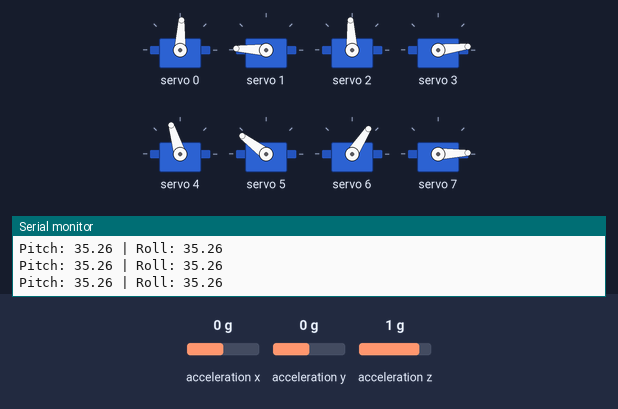
The sketch below on a simulated Arduino Uno, built for the host (arithmetic inside an expression is 32-bit, double 64-bit). Parts: 8 × servo, the last lines printed to the serial monitor. Wiring (inferred from the names in the program): MPU-6050 motion sensor at I2C address 0x68. The inputs (shaded band) are chosen by the test bench; at power-on: acceleration x 0 g, acceleration y 0 g, acceleration z 1 g. An integer division by zero does not stop the program and gives all ones (-1).

Above: at 1.6 s.
1.7 s: acceleration x set to -1.4 g
At 2.39 s:
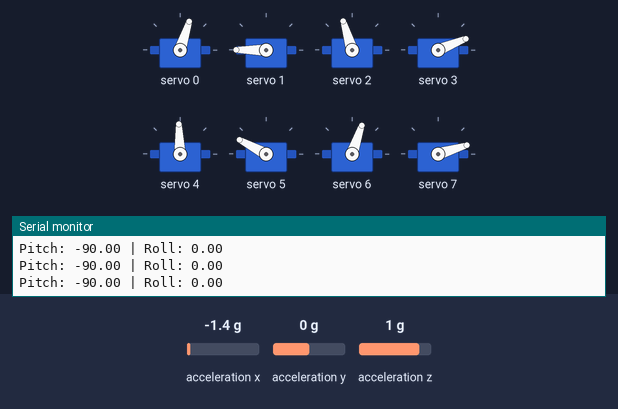
4.7 s: acceleration y set to -1.4 g
At 4.85 s:
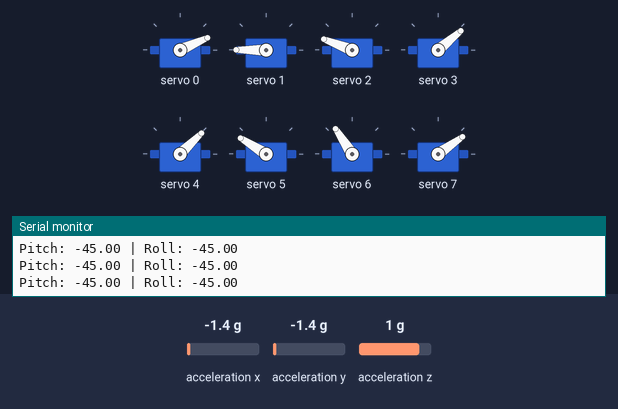
7.7 s: acceleration z set to -1.4 g
At 7.89 s:
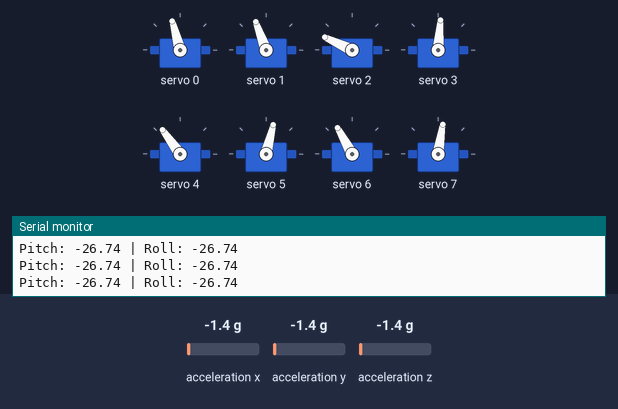
10.7 s: acceleration x set to 0 g
At 12.51 s:
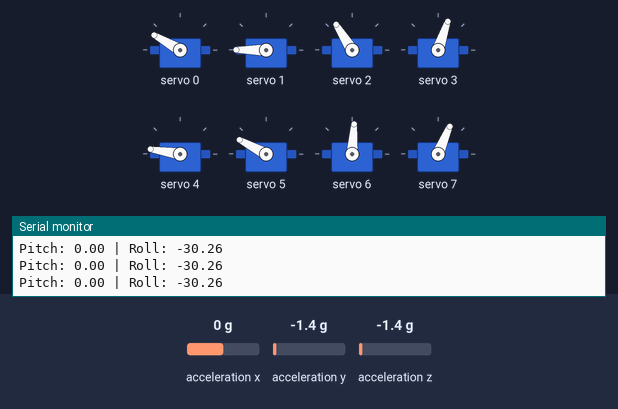
13.7 s: acceleration x set to 1.4 g
At 15.7 s:
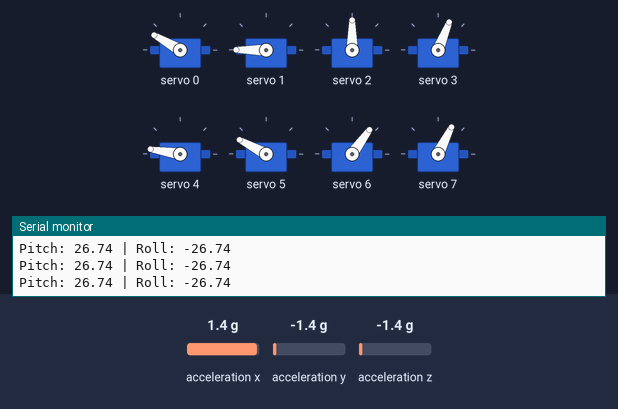
16.2 s: acceleration y set to -0.8 g
At 17.0 s:
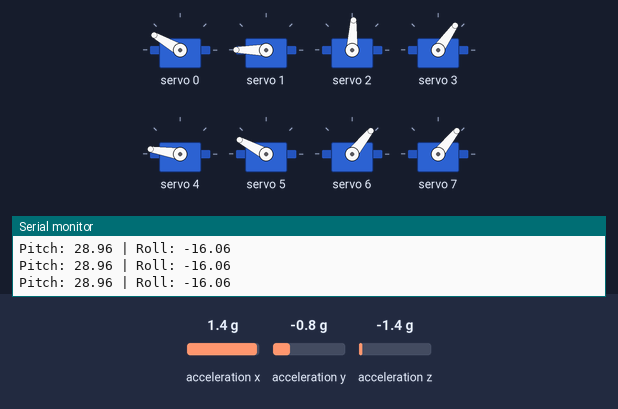
Timing chart, 0 to 20.2 s (numbered marks = the images above; inputs shaded):
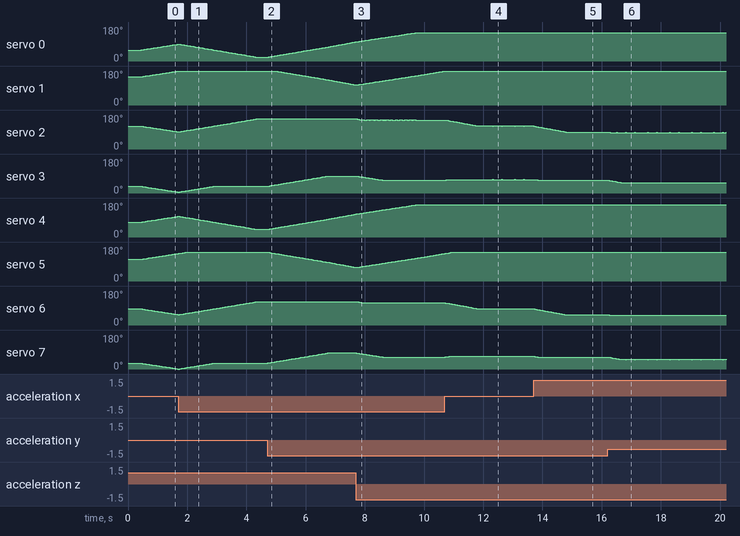

The sketch:

testtilt1.ino
```cpp
#include <Wire.h>
#include <Adafruit_PWMServoDriver.h>

// Fix missing debug/config symbols expected by AsyncServo
bool debug2 = false;
bool plotter = false;
int debug_servo = 0;
bool use_ramp = false;
bool amp_active = false;
void amperage_check(int dummy) {}
void set_ramp(int servoID, float baseSpeed, int r1, int r2, int r3, int r4) {}

#include "MPU6050_conf.h"
#include "NovaServos.h"
#include "AsyncServo.h"

// Servo controller and object array
Adafruit_PWMServoDriver pwm = Adafruit_PWMServoDriver();
AsyncServo* servo[TOTAL_SERVOS];

// Balancing parameters
float pitch, roll;
float balanceSensitivity = 3.0; // Tweak for more/less correction

void setup() {
  Serial.begin(115200);
  Wire.begin();

  // MPU6050 setup
  initMPU6050();
  calibrateMPU6050(gyroBias, accelBias);
  getAres();
  getGres();

  // PCA9685 setup
  pwm.begin();
  pwm.setPWMFreq(60);

  // Servo initialization
  for (int i = 0; i < TOTAL_SERVOS; i++) {
    servo[i] = new AsyncServo(&pwm, i);
    servoPos[i] = servoHome[i];
    targetPos[i] = servoHome[i];
    servoSpeed[i] = 5;
    activeServo[i] = 1;
  }

  Serial.println("Self-balancing initialized.");
}

void loop() {
  readAngles();
  applyBalanceCorrection();

  for (int i = 0; i < TOTAL_SERVOS; i++) {
    servo[i]->Update();
  }

  delay(10);
}

void readAngles() {
  readAccelData(accelCount);
  ax = (float)accelCount[0] * aRes - accelBias[0];
  ay = (float)accelCount[1] * aRes - accelBias[1];
  az = (float)accelCount[2] * aRes - accelBias[2];

  pitch = atan2(ax, sqrt(ay * ay + az * az)) * 180.0 / PI;
  roll  = atan2(ay, sqrt(ax * ax + az * az)) * 180.0 / PI;

  Serial.print("Pitch: ");
  Serial.print(pitch);
  Serial.print(" | Roll: ");
  Serial.println(roll);
}

void applyBalanceCorrection() {
  for (int leg = 0; leg < TOTAL_LEGS; leg++) {
    int femurID = servoLeg[leg][0];
    int tibiaID = servoLeg[leg][1];

    float femurCorrection = pitch * balanceSensitivity;
    float tibiaCorrection = roll * balanceSensitivity;

    targetPos[femurID] = constrain(
      servoHome[femurID] - femurCorrection,
      servoLimit[femurID][1],
      servoLimit[femurID][0]
    );

    targetPos[tibiaID] = constrain(
      servoHome[tibiaID] - tibiaCorrection,
      servoLimit[tibiaID][1],
      servoLimit[tibiaID][0]
    );

    activeServo[femurID] = 1;
    activeServo[tibiaID] = 1;
  }
}
```

AsyncServo.h
```cpp
#ifndef ASYNC_SERVO_H
#define ASYNC_SERVO_H

#include <Adafruit_PWMServoDriver.h>

class AsyncServo {
  Adafruit_PWMServoDriver* driver;
  int servoID;
  int incUnit = 1;
  unsigned long lastUpdate;

public:
  AsyncServo(Adafruit_PWMServoDriver* Driver, int ServoId) {
    driver = Driver;
    servoID = ServoId;
  }

  void Update() {
    if (!activeServo[servoID]) return;

    if (servoPos[servoID] == targetPos[servoID]) {
      activeServo[servoID] = 0;
      return;
    }

    if ((millis() - lastUpdate) > servoSpeed[servoID]) {
      lastUpdate = millis();

      // Clamp targetPos within servoLimit
      if (servoLimit[servoID][0] > servoLimit[servoID][1]) {
        if (targetPos[servoID] > servoLimit[servoID][0]) targetPos[servoID] = servoLimit[servoID][0];
        if (targetPos[servoID] < servoLimit[servoID][1]) targetPos[servoID] = servoLimit[servoID][1];
      } else {
        if (targetPos[servoID] < servoLimit[servoID][0]) targetPos[servoID] = servoLimit[servoID][0];
        if (targetPos[servoID] > servoLimit[servoID][1]) targetPos[servoID] = servoLimit[servoID][1];
      }

      // Move towards target
      if (servoPos[servoID] < targetPos[servoID]) {
        servoPos[servoID] += incUnit;
      } else if (servoPos[servoID] > targetPos[servoID]) {
        servoPos[servoID] -= incUnit;
      }

      // Update PWM output
      driver->setPWM(servoID, 0, servoPos[servoID]);

      // Optional debugging
      // Serial.print("Servo "); Serial.print(servoID);
      // Serial.print(" → "); Serial.println(servoPos[servoID]);
    }
  }
};

#endif
```

NovaServos.h
```cpp
/*
 *   NovaSM3 - Self-Balancing Lite Version
 *   Configuration for 8 servos (4 legs: femur + tibia only), ESP32 + MPU6050 + PCA9685
 */

#define TOTAL_SERVOS 8
#define TOTAL_LEGS 4

// Assign simplified servo IDs (0 to 7 for femur & tibia only)
#define RFF 0
#define RFT 1
#define LFF 2
#define LFT 3
#define RRF 4
#define RRT 5
#define LRF 6
#define LRT 7

// Assign leg names (index-based)
#define RF 0
#define LF 1
#define RR 2
#define LR 3

// Group servos into legs: [femur, tibia]
int servoLeg[TOTAL_LEGS][2] = {
  {RFF, RFT},  // Right Front
  {LFF, LFT},  // Left Front
  {RRF, RRT},  // Right Rear
  {LRF, LRT}   // Left Rear
};

// Home positions for each servo
float servoHome[TOTAL_SERVOS] = {
  280, 510,    // RF
  442, 225,    // LF
  331, 423,    // RR
  351, 213     // LR
};

// Min and max limits for each servo
float servoLimit[TOTAL_SERVOS][2] = {
  {185, 515}, {365, 607},   // RF
  {537, 207}, {370, 128},   // LF
  {236, 566}, {278, 520},   // RR
  {446, 116}, {358, 116}    // LR
};

// Control arrays
byte activeServo[TOTAL_SERVOS];
float servoPos[TOTAL_SERVOS];
float targetPos[TOTAL_SERVOS];
float servoSpeed[TOTAL_SERVOS];
```

Source omitted: MPU6050_conf.h (27297 bytes)

Measured:
- after the input at 1.7 s, servo 7: moves from 0° to 31° over 1.2 s, starting at once
- after the input at 4.7 s, servo 0: moves from 20° to 101° over 3.0 s, starting at once; servo 1: moves from 180° to 106° over 2.7 s, starting after 0.30 s; servo 3: moves from 36° to 89° over 2.0 s, starting after 0.05 s; servo 4: moves from 40° to 121° over 3.0 s, starting at once; servo 5: moves from 152° to 72° over 2.9 s, starting after 0.05 s
- after the input at 7.7 s, servo 3: moves from 89° to 68° over 0.85 s, starting at once; servo 7: moves from 85° to 63° over 0.89 s, starting at once
- after the input at 10.7 s, servo 7: 63° → 67° at once
- after the input at 13.7 s, servo 7: 67° → 63° at once
- after the input at 16.2 s, servo 3: moves from 68° to 55° over 0.41 s, starting at once
